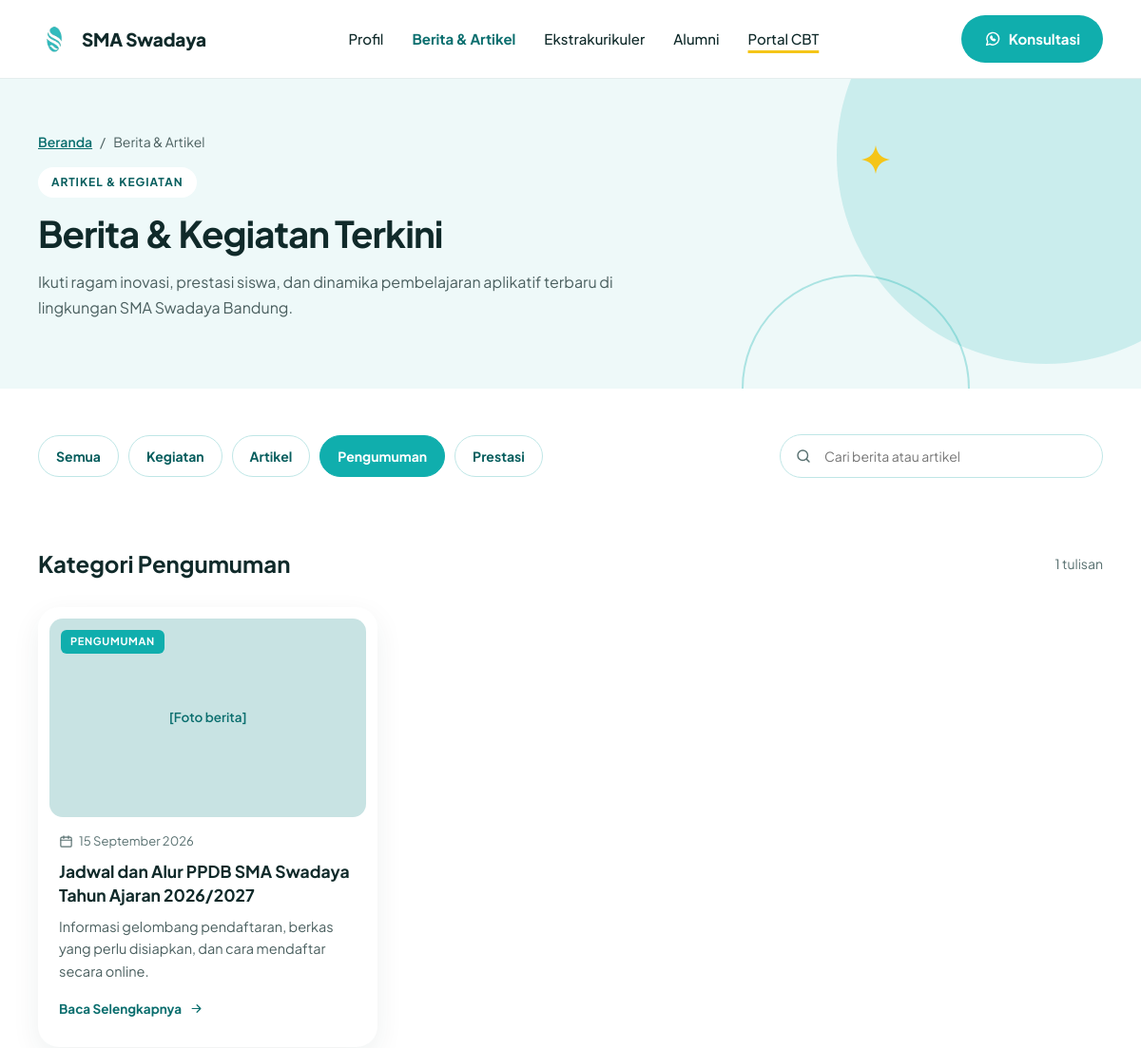
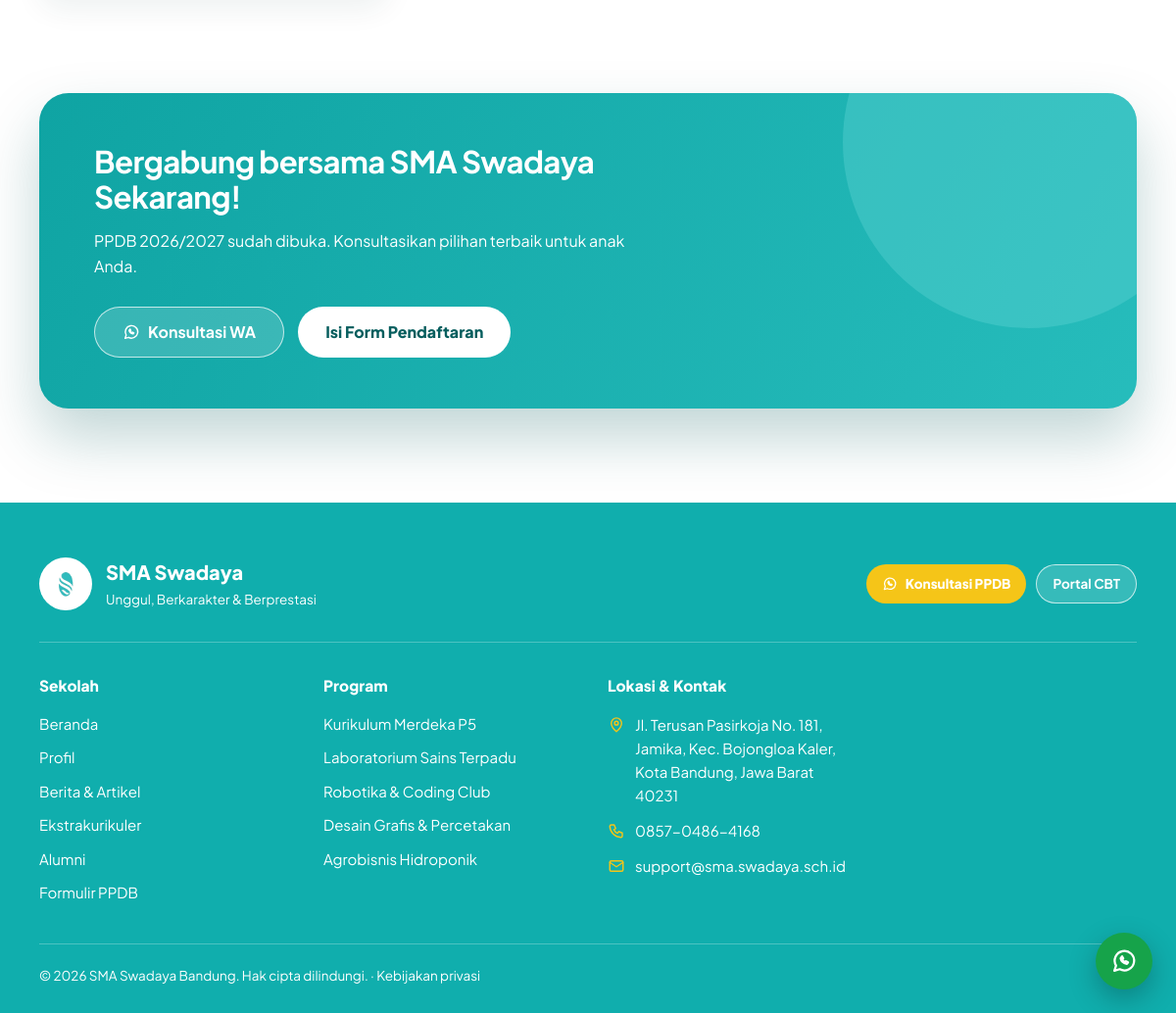
Screenshot of /berita/kategori/pengumuman with the database file from the repository (2 pictures, top to bottom).
### tables this page shows
CREATE TABLE IF NOT EXISTS `kategori` (
    `id` INT UNSIGNED AUTO_INCREMENT PRIMARY KEY,
    `nama` VARCHAR(100) NOT NULL,
    `slug` VARCHAR(120) NOT NULL UNIQUE,
    `urutan` INT UNSIGNED NOT NULL DEFAULT 0
);

CREATE TABLE IF NOT EXISTS `artikel` (
    `id` INT UNSIGNED AUTO_INCREMENT PRIMARY KEY,
    `judul` VARCHAR(200) NOT NULL,
    `slug` VARCHAR(220) NOT NULL UNIQUE,
    `ringkasan` VARCHAR(350) NOT NULL,
    `isi` LONGTEXT NOT NULL,
    `gambar_sampul` VARCHAR(255) NULL DEFAULT NULL,
    `alt_gambar` VARCHAR(200) NULL DEFAULT NULL,
    `kategori_id` INT UNSIGNED NOT NULL,
    `status` ENUM('draf', 'terbit', 'terjadwal', 'tersembunyi') NOT NULL DEFAULT 'draf',
    `published_at` DATETIME NULL DEFAULT NULL,
    `penulis` VARCHAR(100) NOT NULL DEFAULT 'Admin',
    `meta_description` VARCHAR(200) NULL DEFAULT NULL,
    `menit_baca` INT UNSIGNED NOT NULL DEFAULT 3,
    `created_at` DATETIME NOT NULL DEFAULT CURRENT_TIMESTAMP,
    `updated_at` DATETIME NOT NULL DEFAULT CURRENT_TIMESTAMP ON UPDATE CURRENT_TIMESTAMP,
    INDEX `idx_artikel_status_pub` (`status`, `published_at`),
    INDEX `idx_artikel_kategori` (`kategori_id`),
    CONSTRAINT `fk_artikel_kategori` FOREIGN KEY (`kategori_id`) REFERENCES `kategori` (`id`) ON DELETE RESTRICT
);

### app/Controllers/PublicController.php (called while the page is built, shortened)
<?php
class PublicController
{
    public function baseKonten(): array
    {
        $raw = ContentRepository::allKonten();
        $konten = [];
        foreach ($raw as $kunci => $item) {
            $konten[$kunci] = $item['data'] ?? [];
        }
        $kontak = $konten['data_kontak'] ?? [];
        $waNomor = preg_replace('/\D+/', '', (string) ($kontak['whatsapp_nomor'] ?? ''));
        $kontak['whatsapp_link'] = 'https://wa.me/' . $waNomor . '?text=' . rawurlencode('Halo Admin SMA Swadaya, saya ingin bertanya tentang PPDB.');
        $konten['kontak'] = $kontak;
        $banner = $konten['beranda_banner'] ?? [];
        $banner['batas_waktu'] = $banner['batas_tanggal'] ?? '';
        $konten['info_pendaftaran'] = $banner;
        return $konten;
    }
    public function berita(?string $kategoriSlug = null): void
    {
        $konten = $this->baseKonten();
        $categories = ContentRepository::getCategories();
        $currentKategori = null;
        if ($kategoriSlug !== null && $kategoriSlug !== '') {
            foreach ($categories as $cat) {
                if ($cat['slug'] === $kategoriSlug) {
                    $currentKategori = $cat;
                    break;
                }
            }
        }
        $searchQuery = isset($_GET['q']) ? trim((string) $_GET['q']) : '';
        $page = isset($_GET['page']) ? max(1, (int) $_GET['page']) : 1;
        $isFiltered = $currentKategori !== null || $searchQuery !== '';
        $featured = null;
        $pagination = ContentRepository::getPublishedArticles($kategoriSlug, $searchQuery, $page, 9);
        $canonicalPath = $currentKategori ? ('/berita/kategori/' . $currentKategori['slug']) : '/berita';
        View::render('public/berita', [
            'pageTitle' => $currentKategori
                ? ('Kategori ' . $currentKategori['nama'] . ' · Berita SMA Swadaya')
                : $this->seo($konten, 'berita_title', 'Berita & Artikel · SMA Swadaya'),
            'metaDesc' => $currentKategori
                ? ('Kumpulan tulisan kategori ' . $currentKategori['nama'] . ' dari SMA Swadaya Bandung.')
                : $this->seo($konten, 'berita_desc', 'Kabar kegiatan, prestasi, dan pengumuman SMA Swadaya.'),
            'canonicalUrl' => Helpers::fullUrl($canonicalPath . ($page > 1 ? '?page=' . $page : '')),
            'noIndex' => $searchQuery !== '',
            'activeMenu' => 'berita',
            'konten' => $konten,
            'kontak' => $konten['kontak'],
            'categories' => $categories,
            'currentKategori' => $currentKategori,
            'searchQuery' => $searchQuery,
            'isFiltered' => $isFiltered,
            'featured' => $featured,
            'pagination' => $pagination,
        ]);
    }
}

### app/Core/ContentRepository.php (called while the page is built, shortened)
<?php
class ContentRepository
{
    public static function getCategories(): array
    {
        $pdo = Database::connection();
        $stmt = $pdo->query("SELECT * FROM kategori ORDER BY urutan ASC, id ASC");
        return $stmt ? $stmt->fetchAll() : [];
    }
    public static function getPublishedArticles(?string $kategoriSlug = null, ?string $searchQuery = null, int $page = 1, int $perPage = 9): array
    {
        $pdo = Database::connection();
        $where = ["a.status = 'terbit'"];
        $params = [];
        if ($kategoriSlug !== null && $kategoriSlug !== '') {
            $where[] = "k.slug = ?";
            $params[] = $kategoriSlug;
        }
        $whereSql = implode(' AND ', $where);
        $countSql = "SELECT COUNT(*) FROM artikel a JOIN kategori k ON k.id = a.kategori_id WHERE {$whereSql}";
        $stmtCount = $pdo->prepare($countSql);
        $stmtCount->execute($params);
        $total = (int) $stmtCount->fetchColumn();
        $totalPages = max(1, (int) ceil($total / $perPage));
        $page = max(1, min($page, $totalPages));
        $offset = ($page - 1) * $perPage;
        $sql = "SELECT a.*, k.nama AS kategori_nama, k.slug AS kategori_slug
                FROM artikel a
                JOIN kategori k ON k.id = a.kategori_id
                WHERE {$whereSql}
                ORDER BY a.published_at DESC, a.id DESC
                LIMIT " . (int) $perPage . " OFFSET " . (int) $offset;
        $stmt = $pdo->prepare($sql);
        $stmt->execute($params);
        $items = $stmt->fetchAll();
        return [
            'items' => $items,
            'total' => $total,
            'page' => $page,
            'per_page' => $perPage,
            'total_pages' => $totalPages,
        ];
    }
}

### app/Views/public/berita.php (the view, shortened to what this page needs)
<?php
require dirname(__DIR__) . '/partials/page-hero.php';
$items = $pagination['items'];
$basePath = $currentKategori ? '/berita/kategori/' . $currentKategori['slug'] : '/berita';
$total = (int) $pagination['total'];
?>
<section class="wrap" style="padding-top: 48px" aria-label="Cari dan filter">
  <div class="rise" style="animation-delay: .4s; display: flex; flex-wrap: wrap; align-items: center; gap: 20px 28px">
    <form class="f" action="<?= Helpers::e($basePath) ?>" method="get" role="search" style="flex: 1 1 300px; order: 2; max-width: 340px; margin-left: auto">
      <div style="position: relative">
        <span style="position: absolute; left: 16px; top: 50%; transform: translateY(-50%); color: var(--muted-2); display: flex"><?= Helpers::icon('search') ?></span>
        <input id="cari" class="field" name="q" type="search" value="<?= Helpers::e($searchQuery) ?>" placeholder="Cari berita atau artikel" style="padding-left: 46px; min-height: 46px; border-radius: 999px; font-size: 14px">
      </div>
    </form>
    <nav class="chips chips--scroll" aria-label="Kategori" style="flex: 2 1 480px; order: 1">
      <a class="chip" href="/berita"<?= $currentKategori === null ? ' aria-current="page"' : '' ?>>Semua</a>
      <?php foreach ($categories as $cat): ?>
        <a class="chip" href="/berita/kategori/<?= Helpers::e($cat['slug']) ?>"<?= ($currentKategori['id'] ?? null) === $cat['id'] ? ' aria-current="page"' : '' ?>><?= Helpers::e($cat['nama']) ?></a>
      <?php endforeach; ?>
    </nav>
  </div>
</section>
<section class="wrap stack" style="padding-top: 72px; gap: 28px" aria-labelledby="judul-daftar">
  <div class="head-row" style="align-items: center">
    <h2 id="judul-daftar" style="font-size: 24px; font-weight: 700"><?= $isFiltered ? ($currentKategori && $searchQuery === '' ? 'Kategori ' . Helpers::e($currentKategori['nama']) : 'Hasil penelusuran') : 'Tulisan terbaru' ?></h2>
    <span class="count" role="status"><?= $total ?> tulisan</span>
  </div>
  <?php if ($items): ?>
    <div class="grid" style="gap: 28px 24px">
      <?php foreach ($items as $a): ?>
        <?= View::partial('partials/berita-card', ['a' => $a]) ?>
      <?php endforeach; ?>
    </div>
  <?php endif; ?>
</section>
<?php require dirname(__DIR__) . '/partials/cta.php'; ?>

### app/Core/Helpers.php (shortened to what this page needs)
<?php
class Helpers
{
    public static function e(?string $value): string
    {
        return htmlspecialchars((string) $value, ENT_QUOTES | ENT_SUBSTITUTE, 'UTF-8');
    }
    public static function tanggalPanjang(?string $datetime): string
    {
        $ts = $datetime ? strtotime($datetime) : false;
        $bulan = ['', 'Januari', 'Februari', 'Maret', 'April', 'Mei', 'Juni', 'Juli', 'Agustus', 'September', 'Oktober', 'November', 'Desember'];
        return date('j', $ts) . ' ' . $bulan[(int) date('n', $ts)] . ' ' . date('Y', $ts);
    }
    public static function icon(string $name, int $size = 18): string
    {
        static $paths = [
            'arrow' => '<path d="M5 12h14M13 6l6 6-6 6"/>',
            'arrow-left' => '<path d="M19 12H5M11 6l-6 6 6 6"/>',
            'chevron-left' => '<path d="M15 6l-6 6 6 6"/>',
            'chevron-right' => '<path d="M9 6l6 6-6 6"/>',
            'external' => '<path d="M7 17 17 7M8 7h9v9"/>',
            'wa' => '<path d="M3.5 20.5 5 16a8.5 8.5 0 1 1 3.2 3.1L3.5 20.5Z"/><path d="M9 9.5c.3 2 2.2 4.2 5.5 5l1-1.4-1.8-1-.9.8c-1-.4-1.9-1.3-2.3-2.3l.8-.9-1-1.8L9 9.5Z"/>',
            'calendar' => '<rect x="3" y="5" width="18" height="16" rx="2"/><path d="M16 3v4M8 3v4M3 10h18"/>',
            'image' => '<rect x="3" y="4" width="18" height="16" rx="2"/><circle cx="9" cy="10" r="2"/><path d="m21 16-5-5-8 9"/>',
            'user' => '<circle cx="12" cy="8" r="4"/><path d="M4 21c1-4.5 4.2-7 8-7s7 2.5 8 7"/>',
            'pin' => '<path d="M12 21s-7-6.1-7-11.5A7 7 0 0 1 19 9.5C19 14.9 12 21 12 21Z"/><circle cx="12" cy="9.5" r="2.5"/>',
            'phone' => '<path d="M5 4h4l2 5-2.5 1.5a11 11 0 0 0 5 5L15 13l5 2v4a2 2 0 0 1-2 2A16 16 0 0 1 3 6a2 2 0 0 1 2-2"/>',
            'mail' => '<rect x="3" y="5" width="18" height="14" rx="2"/><path d="m3 7 9 6 9-6"/>',
            'check' => '<path d="m5 12 5 5 9-10"/>',
            'search' => '<circle cx="11" cy="11" r="7"/><path d="m20 20-3.5-3.5"/>',
            'file' => '<path d="M14 3H7a2 2 0 0 0-2 2v14a2 2 0 0 0 2 2h10a2 2 0 0 0 2-2V8l-5-5Z"/><path d="M14 3v5h5"/>',
            'print' => '<path d="M7 8V3h10v5"/><rect x="3" y="8" width="18" height="9" rx="2"/><path d="M7 14h10v7H7z"/>',
            'menu' => '<path d="M4 7h16M4 12h16M4 17h16"/>',
            'close' => '<path d="M6 6l12 12M18 6 6 18"/>',
            'instagram' => '<rect x="3" y="3" width="18" height="18" rx="5"/><circle cx="12" cy="12" r="4"/><path d="M17.5 6.5h.01"/>',
            'youtube' => '<rect x="2.5" y="5" width="19" height="14" rx="4"/><path d="m10 9 5 3-5 3z"/>',
            'facebook' => '<path d="M15 3h-2.5A3.5 3.5 0 0 0 9 6.5V9H6.5v3.5H9V21h3.5v-8.5H15l.5-3.5h-3V7a1 1 0 0 1 1-1H15z"/>',
            'lock' => '<rect x="5" y="11" width="14" height="10" rx="2"/><path d="M8 11V7a4 4 0 0 1 8 0v4"/>',
            'chat' => '<path d="M21 12a8 8 0 0 1-11.6 7.1L4 20l1-4.5A8 8 0 1 1 21 12Z"/>',
            'download' => '<path d="M12 4v11M7 10l5 5 5-5M5 20h14"/>',
            'plus' => '<path d="M12 5v14M5 12h14"/>',
            'edit' => '<path d="M4 20h4L19 9l-4-4L4 16v4Z"/>',
        ];
        $size = max(10, $size);
        return '<svg width="' . $size . '" height="' . $size . '" viewBox="0 0 24 24" fill="none" stroke="currentColor" stroke-width="1.9" stroke-linecap="round" stroke-linejoin="round" aria-hidden="true">' . ($paths[$name] ?? '') . '</svg>';
    }
}

### app/Views/partials/berita-card.php (shortened to what this page needs)
<?php
$href = '/berita/' . $a['slug'];
?>
<article class="card card-lift<?= !empty($flat) ? ' card--flat' : '' ?>">
  <?= View::partial('partials/foto', [
      'src' => $a['gambar_sampul'] ?? '',
      'alt' => ($a['alt_gambar'] ?? '') ?: $a['judul'],
      'label' => '[Foto berita]',
      'ikon' => '',
      'class' => 'card__media',
      'slot' => '<span class="badge">' . Helpers::e($a['kategori_nama'] ?? 'Berita') . '</span>',
  ]) ?>
  <div class="card__body">
    <span class="card__date"><?= Helpers::icon('calendar', 15) ?><?= Helpers::e(Helpers::tanggalPanjang($a['published_at'] ?? '')) ?></span>
    <h3 class="card__title"><a href="<?= Helpers::e($href) ?>"><?= Helpers::e($a['judul']) ?></a></h3>
    <p class="card__text"><?= Helpers::e($a['ringkasan'] ?? '') ?></p>
    <a class="btn btn--soft btn--sm card__more" href="<?= Helpers::e($href) ?>" aria-label="Baca selengkapnya: <?= Helpers::e($a['judul']) ?>">Baca Selengkapnya<?= Helpers::icon('arrow', 15) ?></a>
  </div>
</article>

### app/Views/partials/foto.php (shortened to what this page needs)
<?php
$src = (string) ($src ?? '');
?>
<div class="ph <?= Helpers::e($class ?? '') ?>">
  <?php if ($src !== ''): ?>
    <img src="<?= Helpers::e($src) ?>" alt="<?= Helpers::e($alt ?? '') ?>" loading="<?= !empty($eager) ? 'eager' : 'lazy' ?>">
  <?php else: ?>
    <?= Helpers::e($label ?? '[Foto]') ?>
  <?php endif; ?>
  <?= $slot ?? '' ?>
</div>

### rows the page displays
kategori: nama "Kegiatan"
kategori: nama "Artikel"
kategori: nama "Pengumuman"
kategori: nama "Prestasi"
artikel: published_at "15 September 2026", judul "Jadwal dan Alur PPDB SMA Swadaya Tahun Ajaran 2026/2027", ringkasan "Informasi gelombang pendaftaran, berkas yang perlu disiapkan, dan cara mendaftar secara online."

### other values shown
Helpers::e($label) "Profil"
Helpers::e($label) "Berita & Artikel"
Helpers::e($label) "Ekstrakurikuler"
Helpers::e($label) "Alumni"
Helpers::e($heroCrumb) "Berita & Artikel"
Helpers::e($heroTag) "ARTIKEL & KEGIATAN"
Helpers::e($heroTitle) "Berita & Kegiatan Terkini"
Helpers::e($heroSub) "Ikuti ragam inovasi, prestasi siswa, dan dinamika pembelajaran aplikatif terbaru di lingkungan SMA Swadaya Bandung."
$total "1"
Helpers::e($tahunAjaran) "2026/2027"
Helpers::e($namaLembaga) "SMA Swadaya"
Helpers::e($kontak['tagline'] ?? '') "Unggul, Berkarakter & Berprestasi"
Helpers::e($nama) "Kurikulum Merdeka P5"
Helpers::e($nama) "Laboratorium Sains Terpadu"
Helpers::e($nama) "Robotika & Coding Club"
